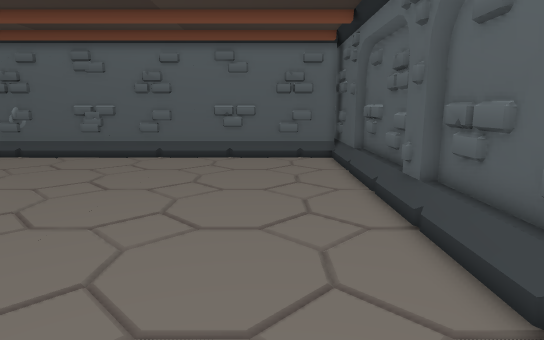
view 1 (above)

16 first-person views from a walk through a Godot game level. The camera is 1.4 m above the floor, tilts 10° down and sees 75° across. The floor is counted in squares, 0.5 m on a side. Each view is taken from the middle of a square. On the plan, view 1 faces up. The plan holds only what a view shows up to about 20 squares ahead; the rest is blank. The place goes on beyond the plan.

view 2
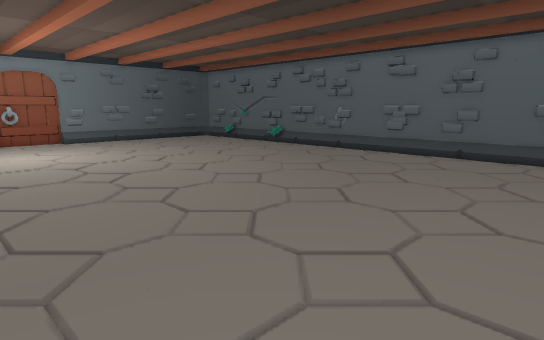

view 3
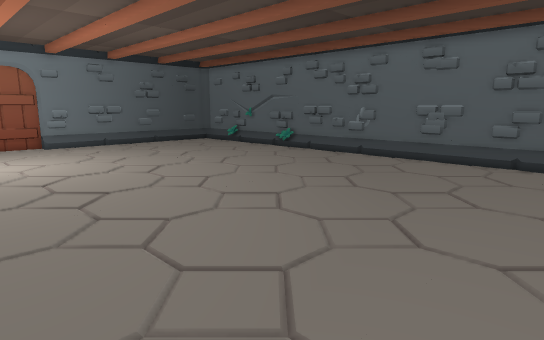

view 4
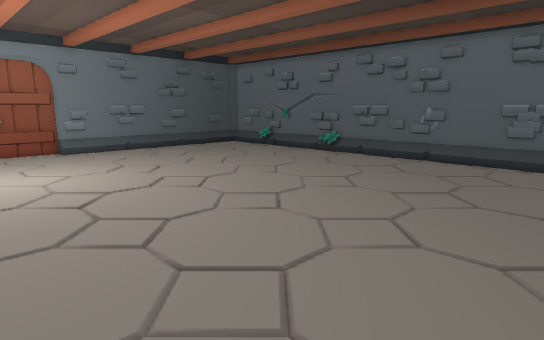

view 5
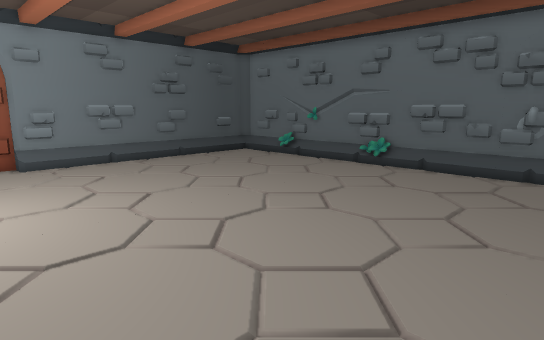

view 6
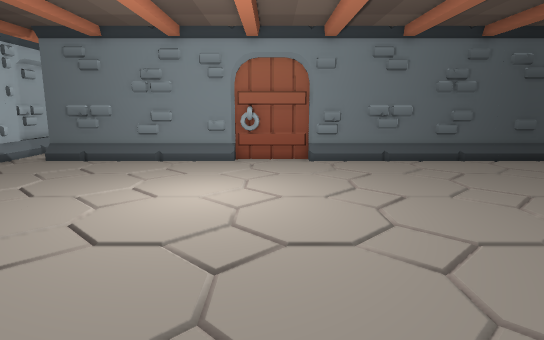

view 7
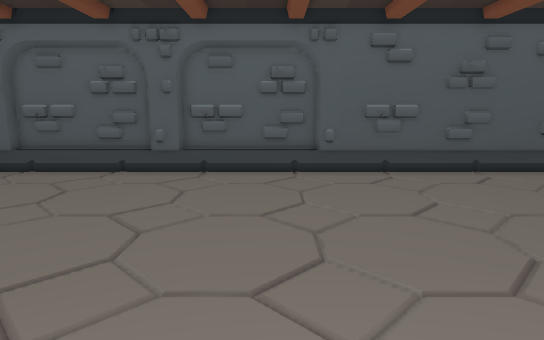

view 8
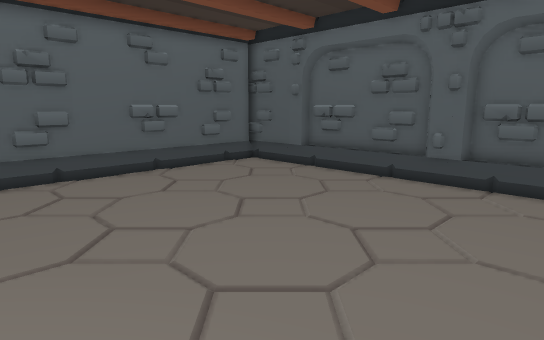

view 9
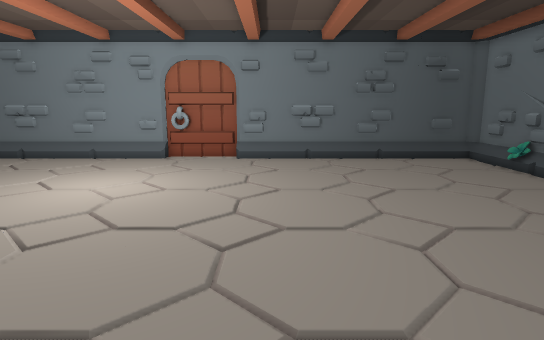

view 10
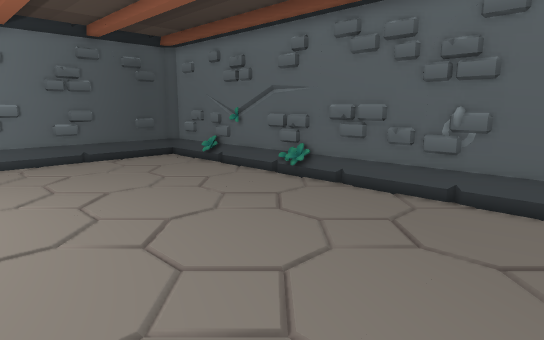

view 11
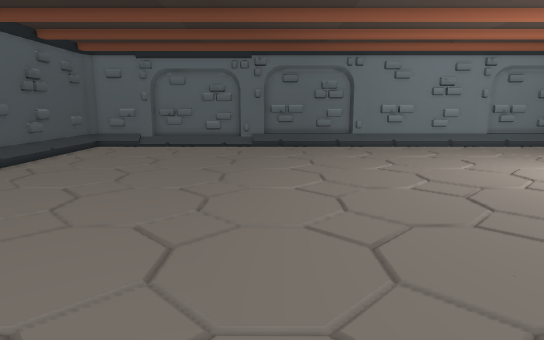

view 12
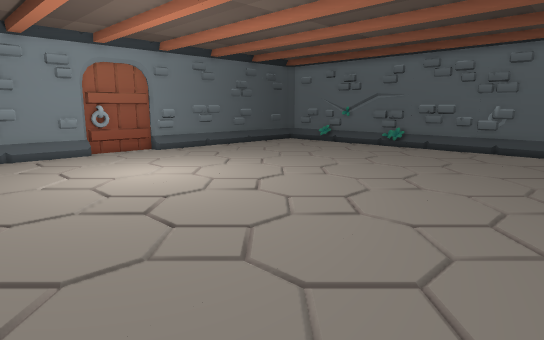

view 13
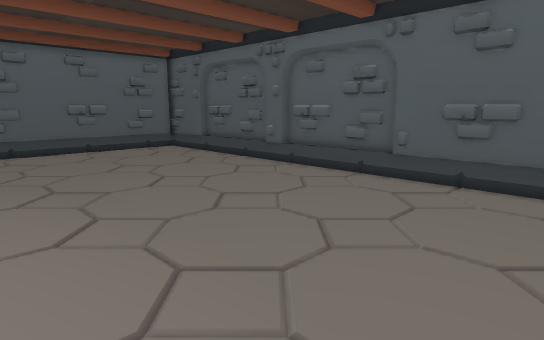

view 14
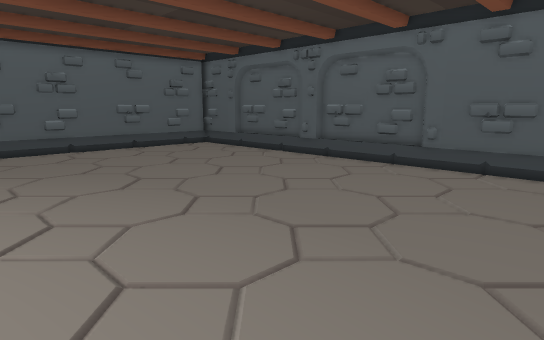

view 15
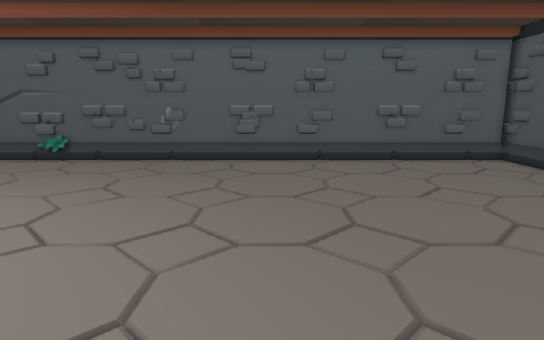

view 16
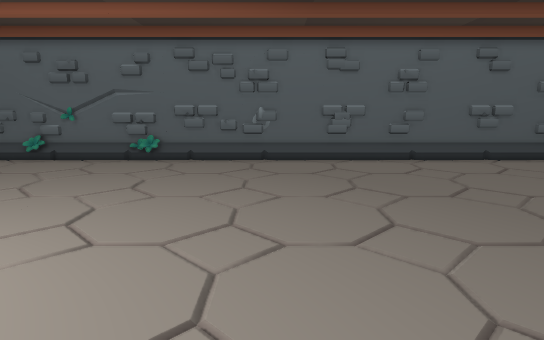

### Floor plan
Points are (right, up) in squares from view 1. A wall is a line through its corners. A room is listed if a view was taken in it or the views show most of it. See-through windows are left out.
Room 1 (views 1, 2, 3, 4, 5, 6, 7, 8, 9, 10, 11, 12, 13, 14, 15, 16)
walls: (-13.7, 20.3) (-15.6, 20.3); (-15.9, 20.3) (-19.2, 20.3); (-9, 20.3) (-11.2, 20.3); (-20.4, 20.3) (-22.6, 20.3); (-5.6, 20.3) (-7.6, 20.3); (-21, 20.4) (-21.6, 20.1); (-22.5, 20.4) (-24.3, 20.8); (-22.5, 20.6) (-23.8, 20.3); (-23.3, 20.4) (-24.8, 20.7); (-23.6, 20.6) (-25.4, 20.3); (-24.7, 20.3) (-27.1, 20.3); (4.1, 6.4) (4.1, 8.6); (-1, 20.3) (-3.2, 20.3); (4.1, 11.1) (4.1, 13.1); (-25.2, 20.5) (-26.4, 20.7); (-25.3, 20.6) (-26, 20.4); (4.1, 3.5) (4.1, 5.5); (4.1, 14) (4.1, 16.3); (-31.1, 6.9) (-31.1, 3.3); (-26, 20.7) (-27.3, 20.3); (-26.3, 20.5) (-27.4, 20.7); (-31.4, 7) (-31.4, 6.2); (-31.4, 6.1) (-31.4, 3.9); (-31.1, 2.9) (-31.1, -4.5); (-31.4, 3.8) (-31.4, 3); (3.7, -1.5) (3.7, 0.9); (-27.9, 20.3) (-28.9, 20.3); (2.4, 20.3) (0.4, 20.3); (3.6, 20.5) (-30.6, 20.5) (-31.1, 20) (-31.1, 7.1); (3.7, -4.5) (3.7, -2.6); (3.9, -4.5) (3.9, 2.8) (4.3, 3) (4.3, 9) (3.9, 9.2) (3.9, 10.4) (4.3, 10.6) (4.3, 16.6) (3.9, 16.8) (3.9, 21)
low walls: (-13.5, 20) (-14.3, 20); (-14.5, 20) (-18.3, 20); (-8.5, 20) (-11.5, 20); (-18.5, 20) (-20.5, 20); (-6.5, 20) (-7.5, 20); (-5.5, 20) (-6.3, 20); (-21.1, 20) (-21.6, 20); (-22, 20) (-22.5, 20); (-2.6, 20) (-3.5, 20); (-23.5, 20) (-24.4, 20); (-24.5, 20) (-25.6, 20); (-0.5, 20) (-2.3, 20); (-27.5, 20) (-29, 20)

Positions as (right, up) in squares from view 1, and headings:
1: (0, 0), facing up
2: (0, -1), facing up-left
3: (-3, 1), facing up-left
4: (-7, 1), facing up-left
5: (-12, 4), facing up-left
6: (-12, 5), facing left
7: (-12, 5), facing right
8: (-10, 5), facing up-right
9: (-11, 9), facing left
10: (-11, 9), facing up-left
11: (-9, 16), facing down
12: (-9, -4), facing up-left
13: (-10, -4), facing up-right
14: (-13, -4), facing up-right
15: (-9, 1), facing up
16: (-14, 1), facing up
